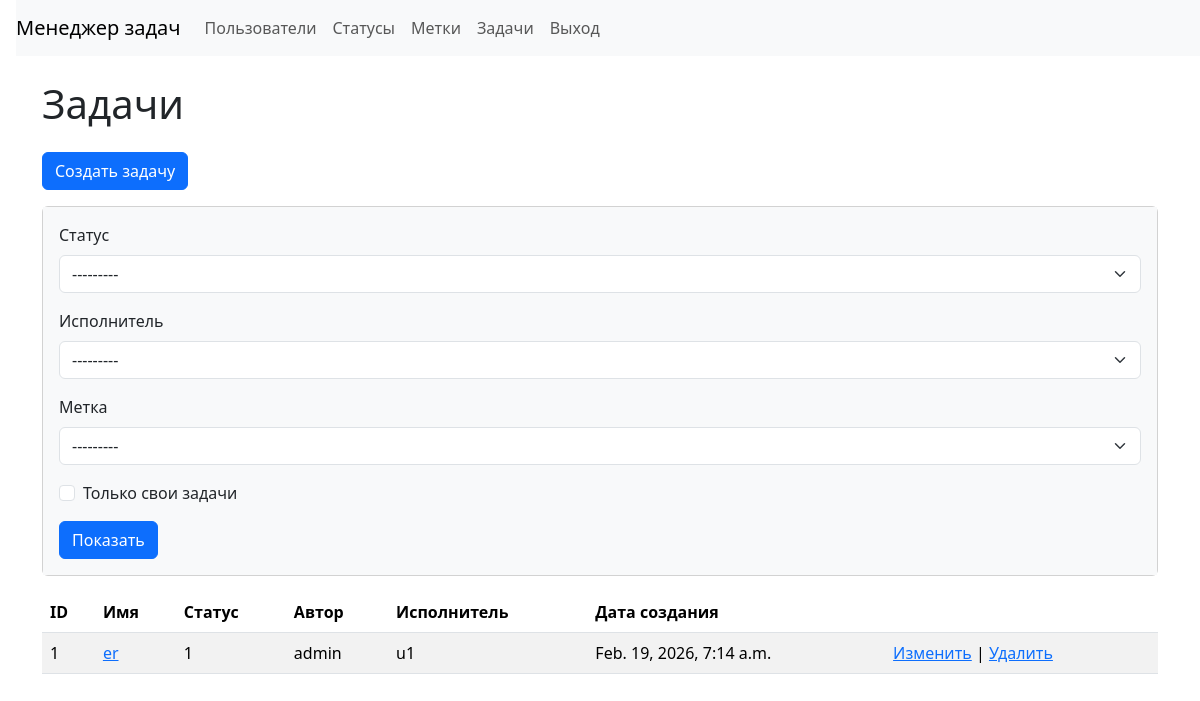
/tasks/ (signed in), run on an earlier commit of the app's database.
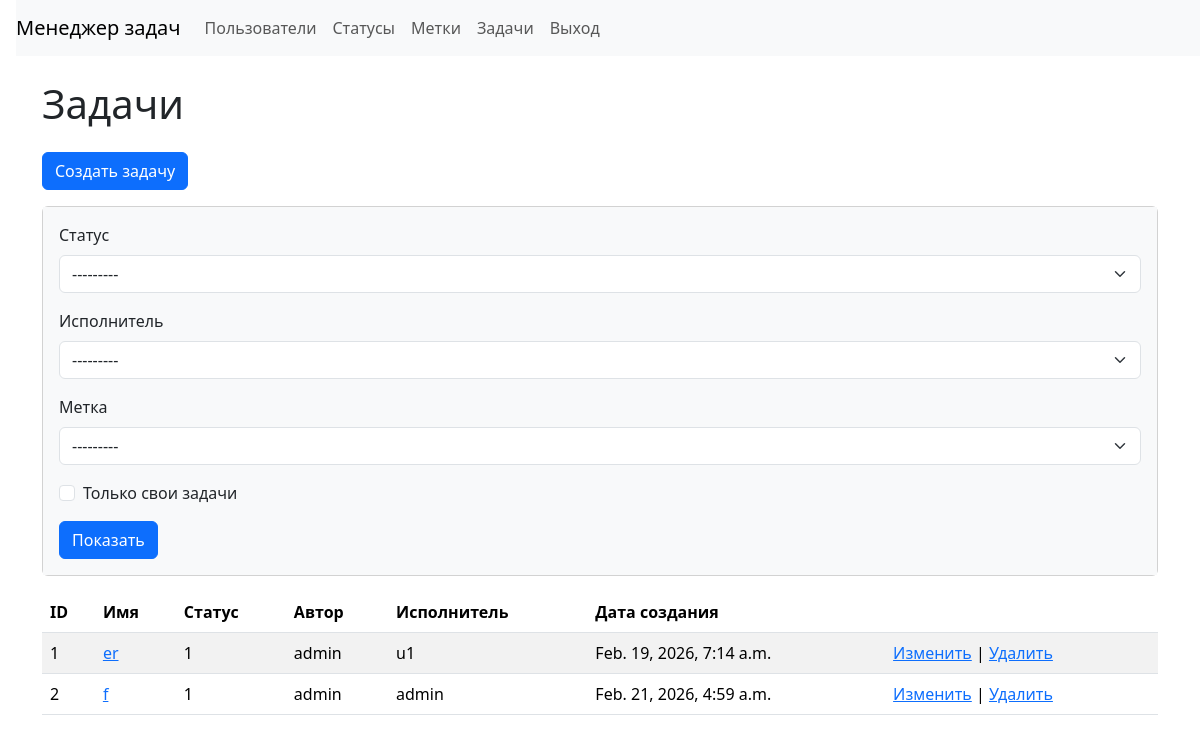
And on a later commit of the database.
### src/task_manager/models.py (models this page shows, shortened)
class Task(models.Model):  # модель "Задача" (новая сущность по ТЗ)
    name = models.CharField(max_length=255, verbose_name='Имя')  # имя задачи (обязательное)
    description = models.TextField(blank=True, verbose_name='Описание')  # описание (может быть пустым в форме)
    status = models.ForeignKey(  # связь "многие к одному": много задач → один статус
        Status,  # модель, на которую ссылаемся
        on_delete=models.PROTECT,  # запретить удаление статуса, если он используется задачами
        verbose_name='Статус',  # русское имя поля
    )
    author = models.ForeignKey(  # автор задачи (пользователь)
        settings.AUTH_USER_MODEL,  # ссылка на модель пользователя (стандартно auth.User)
        on_delete=models.PROTECT,  # запретить удаление пользователя, если он связан с задачами
        related_name='created_tasks',  # удобное имя обратной связи: user.created_tasks
        verbose_name='Автор',  # русское имя поля
    )
    executor = models.ForeignKey(  # исполнитель задачи (пользователь)
        settings.AUTH_USER_MODEL,  # ссылка на модель пользователя
        on_delete=models.PROTECT,  # запретить удаление пользователя, если он назначен исполнителем в задачах
        related_name='executed_tasks',  # удобное имя обратной связи: user.executed_tasks
        null=True,  # в базе допускаем NULL (исполнитель необязателен)
        blank=True,  # в форме допускаем пустое значение
        verbose_name='Исполнитель',  # русское имя поля
    )
    labels = models.ManyToManyField(
        Label,
        blank=True,
        related_name='tasks',
        verbose_name='Метки')
    created_at = models.DateTimeField(  # техническое поле даты создания задачи
        auto_now_add=True,  # выставляется автоматически при создании записи
        verbose_name='Дата создания',  # русское имя поля
    )

class Status(models.Model):
    name = models.CharField(max_length=255, unique=True, verbose_name='Имя')
    created_at = models.DateTimeField(auto_now_add=True, verbose_name='Дата создания')
    def __str__(self) -> str:
        return self.name

### src/task_manager/views.py (the view)
# urls.py: path('tasks/', TaskListView.as_view(), name='tasks_list'),  # GET /tasks/ — список задач
class TaskListView(LoginRequiredMixin, FilterView):  # GET /tasks/ — список задач
    model = Task  # модель
    template_name = 'tasks/list.html'  # шаблон списка
    context_object_name = 'tasks'  # имя переменной в шаблоне
    filterset_class = TaskFilter
    queryset = Task.objects.select_related('status', 'author', 'executor').prefetch_related('labels').order_by('id')

### src/task_manager/models.py (called while the page is built)
    def __str__(self) -> str:
        return self.name

### src/templates/tasks/list.html
{% extends "layouts/base.html" %}
{% block content %}
<h1 class="my-4">Задачи</h1>
<a class="btn btn-primary mb-3" href="{% url 'task_create' %}" role="button">Создать задачу</a>
<div class="card mb-3">
    <div class="card-body bg-light">
        <form class="form-inline center" method="get">
            <div class="mb-3">
                <label class="form-label" for="{{ filter.form.status.id_for_label }}">Статус</label>
                {{ filter.form.status }}
            </div>
            <div class="mb-3">
                <label class="form-label" for="{{ filter.form.executor.id_for_label }}">Исполнитель</label>
                {{ filter.form.executor }}
            </div>
            <div class="mb-3">
                <label class="form-label" for="{{ filter.form.label.id_for_label }}">Метка</label>
                {{ filter.form.label }}
            </div>
            <div class="mb-3">
                <div class="form-check">
                    {{ filter.form.self_tasks }}
                    <label class="form-check-label" for="{{ filter.form.self_tasks.id_for_label }}">Только свои
                        задачи</label>
                </div>
            </div>
            <input class="btn btn-primary" type="submit" value="Показать">
        </form>
    </div>
</div>
<table class="table table-striped">
    <thead>
        <tr>
            <th>ID</th>
            <th>Имя</th>
            <th>Статус</th>
            <th>Автор</th>
            <th>Исполнитель</th>
            <th>Дата создания</th>
            <th></th>
        </tr>
    </thead>
    <tbody>
        {% for task in tasks %}
        <tr>
            <td>{{ task.id }}</td>
            <td><a href="{% url 'task_show' task.id %}">{{ task.name }}</a></td>
            <td>{{ task.status }}</td>
            <td>{{ task.author }}</td>
            <td>{{ task.executor|default:"—" }}</td>
            <td>{{ task.created_at }}</td>
            <td>
                <a href="{% url 'task_update' task.id %}">Изменить</a>
                |
                <a href="{% url 'task_delete' task.id %}">Удалить</a>
            </td>
        </tr>
        {% empty %}
        <tr>
            <td colspan="7">Нет задач</td>
        </tr>
        {% endfor %}
    </tbody>
</table>
{% endblock %}

What changed in the data, as far as the page shows it:
added Task: id "2", name "f", status "1", author "admin", executor "admin", created_at "Feb. 21, 2026, 4:59 a.m."
